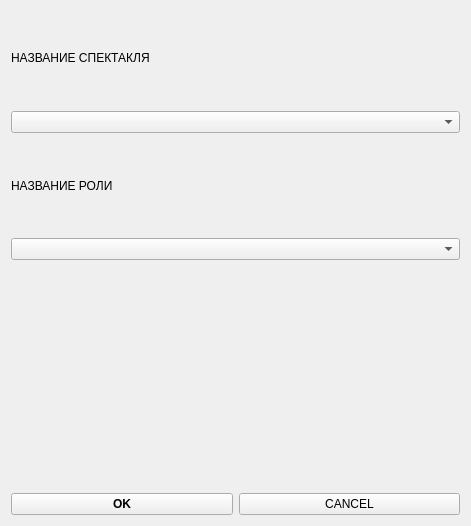
<?xml version="1.0" encoding="UTF-8"?>
<ui version="4.0">
 <class>Form</class>
 <widget class="QWidget" name="Form">
  <property name="geometry">
   <rect>
    <x>0</x>
    <y>0</y>
    <width>471</width>
    <height>526</height>
   </rect>
  </property>
  <property name="windowTitle">
   <string>Удалить РОЛЬ из базы данных</string>
  </property>
  <layout class="QGridLayout" name="gridLayout">
   <item row="2" column="0">
    <layout class="QHBoxLayout" name="horizontalLayout_3">
     <item alignment="Qt::AlignBottom">
      <widget class="QPushButton" name="pushButton_del_RoleBase_ok">
       <property name="font">
        <font>
         <weight>75</weight>
         <bold>true</bold>
        </font>
       </property>
       <property name="text">
        <string>OK</string>
       </property>
      </widget>
     </item>
     <item alignment="Qt::AlignBottom">
      <widget class="QPushButton" name="pushButton_del_RoleBase_cancel">
       <property name="text">
        <string>CANCEL</string>
       </property>
      </widget>
     </item>
    </layout>
   </item>
   <item row="0" column="0">
    <layout class="QVBoxLayout" name="verticalLayout">
     <item>
      <widget class="QLabel" name="label_del_RoleBase_act">
       <property name="text">
        <string>НАЗВАНИЕ СПЕКТАКЛЯ</string>
       </property>
      </widget>
     </item>
     <item>
      <widget class="QComboBox" name="comboBox_del_RoleBase_act"/>
     </item>
     <item>
      <widget class="QLabel" name="label_del_RoleBase_role">
       <property name="text">
        <string>НАЗВАНИЕ РОЛИ</string>
       </property>
      </widget>
     </item>
     <item>
      <widget class="QComboBox" name="comboBox_del_RoleBase_role"/>
     </item>
    </layout>
   </item>
  </layout>
 </widget>
 <resources/>
 <connections/>
</ui>
